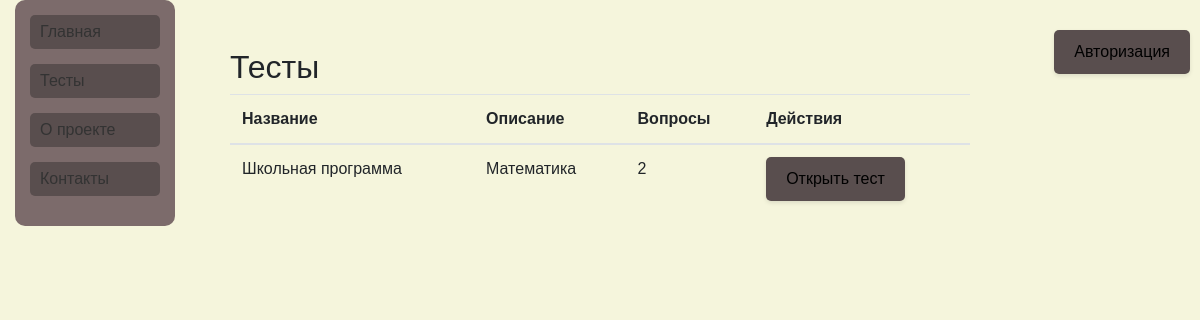
/tests, run on the app's committed database.
### app.py (models this page shows)
class Test(db.Model):
    id = db.Column(db.Integer, primary_key=True)
    title = db.Column(db.String(100), nullable=False)
    description = db.Column(db.Text, nullable=False)
    questions = db.relationship('Question', backref='test', lazy=True, cascade="all, delete-orphan")

### app.py (the view)
@app.route('/tests')
def tests():
    nav_links = navig_links_ret()
    tests = Test.query.all()
    return render_template('tests.html', nav_links=nav_links, tests=tests)

### app.py (called while the page is built)
@app.before_request
def load_voice_test_app():
    voice_test_app.load_model()

    def load_model(self):
        if self.loaded_model is None:
            self.loaded_model = load_model(self.model_path)

### templates/tests.html (shortened to what this page needs)
<!DOCTYPE html>
<html lang="en">
<head>
    <link rel="stylesheet" href="https://stackpath.bootstrapcdn.com/bootstrap/4.5.2/css/bootstrap.min.css">
    <link rel="stylesheet" type="text/css" href="{{ url_for('static', filename='css/styles.css') }}">
</head>
<body>
    <div class="container-fluid">
        <div class="row">
            <div class="col-sm-2">
                <div class="navigation">
                    <ul class="nav flex-column">
                        {% for link in nav_links %}
                        <li class="nav-item">
                            <a class="nav-link" href="{{ link[1] }}">{{ link[0] }}</a>
                        </li>
                        {% endfor %}
                    </ul>
                </div>
            </div>
            <div class="col-sm-8">
                <div class="center-content">
                    <div class="container mt-5">
                        <h2>Тесты</h2>
                        <table class="table">
                            <thead>
                                <tr>
                                    <th>Название</th>
                                    <th>Описание</th>
                                    <th>Вопросы</th>
                                    <th>Действия</th>
                                </tr>
                            </thead>
                            <tbody>
                                {% for test in tests %}
                                <tr>
                                    <td>{{ test.title }}</td>
                                    <td>{{ test.description }}</td>
                                    <td>{{ test.questions|length }}</td>
                                    <td>
                                        <a href="{{ url_for('show_test', test_id=test.id) }}" class="btn btn-primary" id="edit-button">Открыть тест</a>
                                    </td>
                                </tr>
                                {% endfor %}
                            </tbody>
                        </table>
                    </div>
                </div>
            </div>
<div class="col-md-2">
    <div class="login-container">
        {% if current_user.is_authenticated %}
        <form id="logout-form" method="POST" action="{{ url_for('logout') }}">
            <button type="submit" id="logout-button">Выход</button>
        </form>
        {% else %}
        <button id="login-button">Авторизация</button>
        {% endif %}
    </div>
</div>
        </div>
    </div>
</body>
</html>

### static/css/styles.css (style rules this page uses)
.navigation ul { list-style-type: none; padding: 0; margin: 0; }
.navigation ul li { margin-bottom: 10px; }
.navigation ul li a { text-decoration: none; color: #333; display: block; margin-bottom: 5px; }
.login-container { position: fixed; top: 0; right: 0; padding: 10px; }

### templates/tests.html (style rules this page uses)
body { background-color: #f5f5dc; font-family: Arial, sans-serif; }
.navigation { margin-right: 20px; margin-bottom: 20px; width: 160px; background-color: #7c6b6b; padding: 15px; border-radius: 10px; }
.nav-link { background-color: #594e4e; color: #fff; border: none; border-radius: 5px; padding: 5px 10px; margin-bottom: 5px; }
.login-container { margin-top: 20px; align-self: flex-end; }
.center-content { display: flex; flex-direction: column; align-items: center; height: 100vh; }
#login-button, #logout-button, #add-button, #edit-button { padding: 10px 20px; border: none; border-radius: 5px; background-color: #594e4e; color: black; cursor: pointer; transition: background-color 0.3s, box-shadow 0.3s; box-shadow: 0 2px 4px rgba(0, 0, 0, 0.1); }

### data on the page
Test: title "Школьная программа", description "Математика", questions|length "2"

### other printed values
{{ link[0] }} "Главная" "Тесты" "О проекте" "Контакты"
